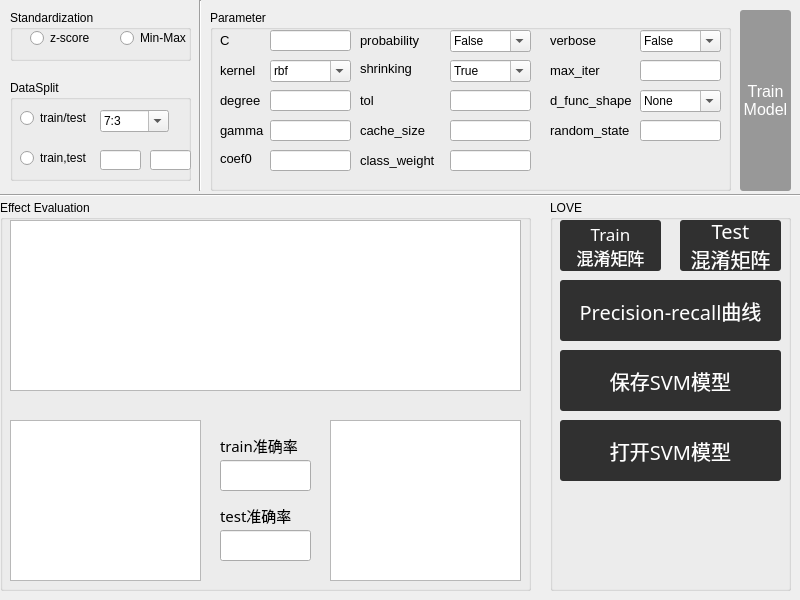
<?xml version="1.0" encoding="UTF-8"?>
<ui version="4.0">
 <class>Dialog</class>
 <widget class="QDialog" name="Dialog">
  <property name="geometry">
   <rect>
    <x>0</x>
    <y>0</y>
    <width>800</width>
    <height>600</height>
   </rect>
  </property>
  <property name="minimumSize">
   <size>
    <width>800</width>
    <height>600</height>
   </size>
  </property>
  <property name="maximumSize">
   <size>
    <width>800</width>
    <height>600</height>
   </size>
  </property>
  <property name="windowTitle">
   <string>DT Classifier</string>
  </property>
  <widget class="QPushButton" name="svm_action">
   <property name="geometry">
    <rect>
     <x>740</x>
     <y>10</y>
     <width>51</width>
     <height>181</height>
    </rect>
   </property>
   <property name="font">
    <font>
     <pointsize>12</pointsize>
    </font>
   </property>
   <property name="styleSheet">
    <string notr="true">QPushButton { background-color:rgb(152, 152, 152); border-radius: 3px; color: rgb(255, 255, 255); } QPushButton:hover { background-color:rgb(91, 91, 136)}</string>
   </property>
   <property name="text">
    <string>Train
Model</string>
   </property>
  </widget>
  <widget class="Line" name="line">
   <property name="geometry">
    <rect>
     <x>0</x>
     <y>180</y>
     <width>801</width>
     <height>31</height>
    </rect>
   </property>
   <property name="orientation">
    <enum>Qt::Horizontal</enum>
   </property>
  </widget>
  <widget class="QGroupBox" name="groupBox_3">
   <property name="geometry">
    <rect>
     <x>10</x>
     <y>10</y>
     <width>181</width>
     <height>51</height>
    </rect>
   </property>
   <property name="title">
    <string>Standardization</string>
   </property>
   <widget class="QRadioButton" name="s_radio_2">
    <property name="geometry">
     <rect>
      <x>110</x>
      <y>20</y>
      <width>71</width>
      <height>16</height>
     </rect>
    </property>
    <property name="text">
     <string>Min-Max</string>
    </property>
   </widget>
   <widget class="QRadioButton" name="s_radio_1">
    <property name="geometry">
     <rect>
      <x>20</x>
      <y>20</y>
      <width>89</width>
      <height>16</height>
     </rect>
    </property>
    <property name="text">
     <string>z-score</string>
    </property>
   </widget>
  </widget>
  <widget class="QGroupBox" name="groupBox_4">
   <property name="geometry">
    <rect>
     <x>10</x>
     <y>80</y>
     <width>181</width>
     <height>101</height>
    </rect>
   </property>
   <property name="title">
    <string>DataSplit</string>
   </property>
   <widget class="QRadioButton" name="d_radio_2">
    <property name="geometry">
     <rect>
      <x>10</x>
      <y>70</y>
      <width>81</width>
      <height>16</height>
     </rect>
    </property>
    <property name="text">
     <string>train,test</string>
    </property>
   </widget>
   <widget class="QRadioButton" name="d_radio_1">
    <property name="geometry">
     <rect>
      <x>10</x>
      <y>30</y>
      <width>89</width>
      <height>16</height>
     </rect>
    </property>
    <property name="text">
     <string>train/test</string>
    </property>
   </widget>
   <widget class="QLineEdit" name="train">
    <property name="geometry">
     <rect>
      <x>90</x>
      <y>70</y>
      <width>41</width>
      <height>20</height>
     </rect>
    </property>
   </widget>
   <widget class="QLineEdit" name="test">
    <property name="geometry">
     <rect>
      <x>140</x>
      <y>70</y>
      <width>41</width>
      <height>20</height>
     </rect>
    </property>
   </widget>
   <widget class="QComboBox" name="tt_box">
    <property name="geometry">
     <rect>
      <x>90</x>
      <y>30</y>
      <width>69</width>
      <height>22</height>
     </rect>
    </property>
    <property name="styleSheet">
     <string notr="true">QPushButton { background-color:rgb(152, 152, 152); border-radius: 3px; color: rgb(255, 255, 255); } QPushButton:hover { background-color:rgb(91, 91, 136)}</string>
    </property>
    <property name="editable">
     <bool>true</bool>
    </property>
    <item>
     <property name="text">
      <string>7:3</string>
     </property>
    </item>
    <item>
     <property name="text">
      <string>9:1</string>
     </property>
    </item>
    <item>
     <property name="text">
      <string>8:2</string>
     </property>
    </item>
    <item>
     <property name="text">
      <string>6:4</string>
     </property>
    </item>
    <item>
     <property name="text">
      <string>5:5</string>
     </property>
    </item>
   </widget>
  </widget>
  <widget class="Line" name="line_2">
   <property name="geometry">
    <rect>
     <x>190</x>
     <y>0</y>
     <width>20</width>
     <height>191</height>
    </rect>
   </property>
   <property name="font">
    <font>
     <pointsize>13</pointsize>
     <weight>50</weight>
     <bold>false</bold>
    </font>
   </property>
   <property name="lineWidth">
    <number>1</number>
   </property>
   <property name="orientation">
    <enum>Qt::Vertical</enum>
   </property>
  </widget>
  <widget class="QGroupBox" name="groupBox_2">
   <property name="geometry">
    <rect>
     <x>550</x>
     <y>200</y>
     <width>241</width>
     <height>391</height>
    </rect>
   </property>
   <property name="title">
    <string>LOVE</string>
   </property>
   <widget class="QPushButton" name="mm_Button02">
    <property name="geometry">
     <rect>
      <x>130</x>
      <y>20</y>
      <width>101</width>
      <height>51</height>
     </rect>
    </property>
    <property name="font">
     <font>
      <family>幼圆</family>
      <pointsize>15</pointsize>
     </font>
    </property>
    <property name="styleSheet">
     <string notr="true">QPushButton { background-color:rgb(48, 48, 48); border-radius: 3px; color: rgb(255, 255, 255); } QPushButton:hover { background-color:rgb(91, 91, 136)}</string>
    </property>
    <property name="text">
     <string>Test
混淆矩阵</string>
    </property>
   </widget>
   <widget class="QPushButton" name="roc_Button">
    <property name="geometry">
     <rect>
      <x>10</x>
      <y>80</y>
      <width>221</width>
      <height>61</height>
     </rect>
    </property>
    <property name="font">
     <font>
      <family>幼圆</family>
      <pointsize>15</pointsize>
     </font>
    </property>
    <property name="styleSheet">
     <string notr="true">QPushButton { background-color:rgb(48, 48, 48); border-radius: 3px; color: rgb(255, 255, 255); } QPushButton:hover { background-color:rgb(91, 91, 136)}</string>
    </property>
    <property name="text">
     <string>Precision-recall曲线</string>
    </property>
   </widget>
   <widget class="QPushButton" name="mm_Button01">
    <property name="geometry">
     <rect>
      <x>10</x>
      <y>20</y>
      <width>101</width>
      <height>51</height>
     </rect>
    </property>
    <property name="font">
     <font>
      <family>幼圆</family>
      <pointsize>13</pointsize>
     </font>
    </property>
    <property name="styleSheet">
     <string notr="true">QPushButton { background-color:rgb(48, 48, 48); border-radius: 3px; color: rgb(255, 255, 255); } QPushButton:hover { background-color:rgb(91, 91, 136)}</string>
    </property>
    <property name="text">
     <string>Train
混淆矩阵</string>
    </property>
   </widget>
   <widget class="QPushButton" name="dtp_Button">
    <property name="geometry">
     <rect>
      <x>10</x>
      <y>150</y>
      <width>221</width>
      <height>61</height>
     </rect>
    </property>
    <property name="font">
     <font>
      <family>幼圆</family>
      <pointsize>15</pointsize>
     </font>
    </property>
    <property name="styleSheet">
     <string notr="true">QPushButton { background-color:rgb(48, 48, 48); border-radius: 3px; color: rgb(255, 255, 255); } QPushButton:hover { background-color:rgb(91, 91, 136)}</string>
    </property>
    <property name="text">
     <string>保存SVM模型</string>
    </property>
   </widget>
   <widget class="QPushButton" name="open_button">
    <property name="geometry">
     <rect>
      <x>10</x>
      <y>220</y>
      <width>221</width>
      <height>61</height>
     </rect>
    </property>
    <property name="font">
     <font>
      <family>幼圆</family>
      <pointsize>15</pointsize>
     </font>
    </property>
    <property name="styleSheet">
     <string notr="true">QPushButton { background-color:rgb(48, 48, 48); border-radius: 3px; color: rgb(255, 255, 255); } QPushButton:hover { background-color:rgb(91, 91, 136)}</string>
    </property>
    <property name="text">
     <string>打开SVM模型</string>
    </property>
   </widget>
  </widget>
  <widget class="QGroupBox" name="groupBox">
   <property name="geometry">
    <rect>
     <x>0</x>
     <y>200</y>
     <width>531</width>
     <height>391</height>
    </rect>
   </property>
   <property name="title">
    <string>Effect Evaluation</string>
   </property>
   <widget class="QTableWidget" name="dtable01">
    <property name="geometry">
     <rect>
      <x>10</x>
      <y>20</y>
      <width>511</width>
      <height>171</height>
     </rect>
    </property>
   </widget>
   <widget class="QTableWidget" name="dtable02">
    <property name="geometry">
     <rect>
      <x>10</x>
      <y>220</y>
      <width>191</width>
      <height>161</height>
     </rect>
    </property>
   </widget>
   <widget class="QTableWidget" name="dtable03">
    <property name="geometry">
     <rect>
      <x>330</x>
      <y>220</y>
      <width>191</width>
      <height>161</height>
     </rect>
    </property>
   </widget>
   <widget class="QLabel" name="label_2">
    <property name="geometry">
     <rect>
      <x>220</x>
      <y>230</y>
      <width>91</width>
      <height>31</height>
     </rect>
    </property>
    <property name="font">
     <font>
      <family>幼圆</family>
      <pointsize>11</pointsize>
     </font>
    </property>
    <property name="text">
     <string>train准确率</string>
    </property>
   </widget>
   <widget class="QLabel" name="label_3">
    <property name="geometry">
     <rect>
      <x>220</x>
      <y>300</y>
      <width>91</width>
      <height>31</height>
     </rect>
    </property>
    <property name="font">
     <font>
      <family>幼圆</family>
      <pointsize>11</pointsize>
     </font>
    </property>
    <property name="text">
     <string>test准确率</string>
    </property>
   </widget>
   <widget class="QLineEdit" name="train_e">
    <property name="geometry">
     <rect>
      <x>220</x>
      <y>260</y>
      <width>91</width>
      <height>31</height>
     </rect>
    </property>
   </widget>
   <widget class="QLineEdit" name="test_e">
    <property name="geometry">
     <rect>
      <x>220</x>
      <y>330</y>
      <width>91</width>
      <height>31</height>
     </rect>
    </property>
   </widget>
  </widget>
  <widget class="QGroupBox" name="groupBox_6">
   <property name="geometry">
    <rect>
     <x>210</x>
     <y>10</y>
     <width>521</width>
     <height>181</height>
    </rect>
   </property>
   <property name="title">
    <string>Parameter</string>
   </property>
   <widget class="QLabel" name="label_4">
    <property name="geometry">
     <rect>
      <x>150</x>
      <y>110</y>
      <width>71</width>
      <height>21</height>
     </rect>
    </property>
    <property name="font">
     <font>
      <pointsize>10</pointsize>
     </font>
    </property>
    <property name="text">
     <string>cache_size </string>
    </property>
   </widget>
   <widget class="QLabel" name="label_5">
    <property name="geometry">
     <rect>
      <x>150</x>
      <y>20</y>
      <width>81</width>
      <height>21</height>
     </rect>
    </property>
    <property name="font">
     <font>
      <pointsize>10</pointsize>
     </font>
    </property>
    <property name="text">
     <string>probability </string>
    </property>
   </widget>
   <widget class="QLabel" name="label_6">
    <property name="geometry">
     <rect>
      <x>10</x>
      <y>110</y>
      <width>91</width>
      <height>21</height>
     </rect>
    </property>
    <property name="font">
     <font>
      <pointsize>10</pointsize>
     </font>
    </property>
    <property name="text">
     <string>gamma</string>
    </property>
   </widget>
   <widget class="QLineEdit" name="ga_edit">
    <property name="geometry">
     <rect>
      <x>60</x>
      <y>110</y>
      <width>81</width>
      <height>21</height>
     </rect>
    </property>
   </widget>
   <widget class="QLineEdit" name="de_edit">
    <property name="geometry">
     <rect>
      <x>60</x>
      <y>80</y>
      <width>81</width>
      <height>21</height>
     </rect>
    </property>
   </widget>
   <widget class="QLabel" name="label">
    <property name="geometry">
     <rect>
      <x>150</x>
      <y>50</y>
      <width>71</width>
      <height>16</height>
     </rect>
    </property>
    <property name="font">
     <font>
      <pointsize>10</pointsize>
     </font>
    </property>
    <property name="text">
     <string>shrinking</string>
    </property>
   </widget>
   <widget class="QComboBox" name="ve_box">
    <property name="geometry">
     <rect>
      <x>430</x>
      <y>20</y>
      <width>81</width>
      <height>22</height>
     </rect>
    </property>
    <property name="styleSheet">
     <string notr="true">QPushButton { background-color:rgb(152, 152, 152); border-radius: 3px; color: rgb(255, 255, 255); } QPushButton:hover { background-color:rgb(91, 91, 136)}</string>
    </property>
    <property name="editable">
     <bool>true</bool>
    </property>
    <item>
     <property name="text">
      <string>False</string>
     </property>
    </item>
    <item>
     <property name="text">
      <string>True</string>
     </property>
    </item>
   </widget>
   <widget class="QLabel" name="label_7">
    <property name="geometry">
     <rect>
      <x>10</x>
      <y>80</y>
      <width>71</width>
      <height>21</height>
     </rect>
    </property>
    <property name="font">
     <font>
      <pointsize>10</pointsize>
     </font>
    </property>
    <property name="text">
     <string>degree</string>
    </property>
   </widget>
   <widget class="QLabel" name="label_8">
    <property name="geometry">
     <rect>
      <x>150</x>
      <y>140</y>
      <width>91</width>
      <height>21</height>
     </rect>
    </property>
    <property name="font">
     <font>
      <pointsize>10</pointsize>
     </font>
    </property>
    <property name="text">
     <string>class_weight</string>
    </property>
   </widget>
   <widget class="QLabel" name="label_9">
    <property name="geometry">
     <rect>
      <x>150</x>
      <y>80</y>
      <width>31</width>
      <height>21</height>
     </rect>
    </property>
    <property name="font">
     <font>
      <pointsize>10</pointsize>
     </font>
    </property>
    <property name="text">
     <string>tol </string>
    </property>
   </widget>
   <widget class="QLabel" name="label_10">
    <property name="geometry">
     <rect>
      <x>10</x>
      <y>140</y>
      <width>91</width>
      <height>16</height>
     </rect>
    </property>
    <property name="font">
     <font>
      <pointsize>10</pointsize>
     </font>
    </property>
    <property name="text">
     <string>coef0 </string>
    </property>
   </widget>
   <widget class="QLabel" name="label_11">
    <property name="geometry">
     <rect>
      <x>10</x>
      <y>20</y>
      <width>61</width>
      <height>21</height>
     </rect>
    </property>
    <property name="font">
     <font>
      <pointsize>10</pointsize>
     </font>
    </property>
    <property name="text">
     <string>C</string>
    </property>
   </widget>
   <widget class="QLabel" name="label_12">
    <property name="geometry">
     <rect>
      <x>10</x>
      <y>50</y>
      <width>71</width>
      <height>21</height>
     </rect>
    </property>
    <property name="font">
     <font>
      <pointsize>10</pointsize>
     </font>
    </property>
    <property name="text">
     <string>kernel</string>
    </property>
   </widget>
   <widget class="QComboBox" name="ke_box">
    <property name="geometry">
     <rect>
      <x>60</x>
      <y>50</y>
      <width>81</width>
      <height>22</height>
     </rect>
    </property>
    <property name="styleSheet">
     <string notr="true">QPushButton { background-color:rgb(152, 152, 152); border-radius: 3px; color: rgb(255, 255, 255); } QPushButton:hover { background-color:rgb(91, 91, 136)}</string>
    </property>
    <property name="editable">
     <bool>true</bool>
    </property>
    <item>
     <property name="text">
      <string>rbf</string>
     </property>
    </item>
    <item>
     <property name="text">
      <string>linear</string>
     </property>
    </item>
    <item>
     <property name="text">
      <string>poly</string>
     </property>
    </item>
    <item>
     <property name="text">
      <string>sigmoid</string>
     </property>
    </item>
   </widget>
   <widget class="QLabel" name="label_13">
    <property name="geometry">
     <rect>
      <x>340</x>
      <y>20</y>
      <width>61</width>
      <height>21</height>
     </rect>
    </property>
    <property name="font">
     <font>
      <pointsize>10</pointsize>
     </font>
    </property>
    <property name="text">
     <string>verbose </string>
    </property>
   </widget>
   <widget class="QLineEdit" name="to_edit">
    <property name="geometry">
     <rect>
      <x>240</x>
      <y>80</y>
      <width>81</width>
      <height>21</height>
     </rect>
    </property>
   </widget>
   <widget class="QLineEdit" name="ca_edit">
    <property name="geometry">
     <rect>
      <x>240</x>
      <y>110</y>
      <width>81</width>
      <height>21</height>
     </rect>
    </property>
   </widget>
   <widget class="QLineEdit" name="cl_edit">
    <property name="geometry">
     <rect>
      <x>240</x>
      <y>140</y>
      <width>81</width>
      <height>21</height>
     </rect>
    </property>
   </widget>
   <widget class="QLabel" name="label_14">
    <property name="geometry">
     <rect>
      <x>340</x>
      <y>50</y>
      <width>61</width>
      <height>21</height>
     </rect>
    </property>
    <property name="font">
     <font>
      <pointsize>10</pointsize>
     </font>
    </property>
    <property name="text">
     <string>max_iter</string>
    </property>
   </widget>
   <widget class="QLabel" name="label_15">
    <property name="geometry">
     <rect>
      <x>340</x>
      <y>80</y>
      <width>91</width>
      <height>21</height>
     </rect>
    </property>
    <property name="font">
     <font>
      <pointsize>10</pointsize>
     </font>
    </property>
    <property name="text">
     <string>d_func_shape</string>
    </property>
   </widget>
   <widget class="QLabel" name="label_16">
    <property name="geometry">
     <rect>
      <x>340</x>
      <y>110</y>
      <width>91</width>
      <height>21</height>
     </rect>
    </property>
    <property name="font">
     <font>
      <pointsize>10</pointsize>
     </font>
    </property>
    <property name="text">
     <string>random_state</string>
    </property>
   </widget>
   <widget class="QLineEdit" name="c_edit">
    <property name="geometry">
     <rect>
      <x>60</x>
      <y>20</y>
      <width>81</width>
      <height>21</height>
     </rect>
    </property>
   </widget>
   <widget class="QLineEdit" name="co_edit">
    <property name="geometry">
     <rect>
      <x>60</x>
      <y>140</y>
      <width>81</width>
      <height>21</height>
     </rect>
    </property>
   </widget>
   <widget class="QComboBox" name="pr_box">
    <property name="geometry">
     <rect>
      <x>240</x>
      <y>20</y>
      <width>81</width>
      <height>22</height>
     </rect>
    </property>
    <property name="styleSheet">
     <string notr="true">QPushButton { background-color:rgb(152, 152, 152); border-radius: 3px; color: rgb(255, 255, 255); } QPushButton:hover { background-color:rgb(91, 91, 136)}</string>
    </property>
    <property name="editable">
     <bool>true</bool>
    </property>
    <item>
     <property name="text">
      <string>False</string>
     </property>
    </item>
    <item>
     <property name="text">
      <string>True</string>
     </property>
    </item>
   </widget>
   <widget class="QComboBox" name="sh_box">
    <property name="geometry">
     <rect>
      <x>240</x>
      <y>50</y>
      <width>81</width>
      <height>22</height>
     </rect>
    </property>
    <property name="styleSheet">
     <string notr="true">QPushButton { background-color:rgb(152, 152, 152); border-radius: 3px; color: rgb(255, 255, 255); } QPushButton:hover { background-color:rgb(91, 91, 136)}</string>
    </property>
    <property name="editable">
     <bool>true</bool>
    </property>
    <item>
     <property name="text">
      <string>True</string>
     </property>
    </item>
    <item>
     <property name="text">
      <string>False</string>
     </property>
    </item>
   </widget>
   <widget class="QLineEdit" name="ma_edit">
    <property name="geometry">
     <rect>
      <x>430</x>
      <y>50</y>
      <width>81</width>
      <height>21</height>
     </rect>
    </property>
   </widget>
   <widget class="QComboBox" name="df_box">
    <property name="geometry">
     <rect>
      <x>430</x>
      <y>80</y>
      <width>81</width>
      <height>22</height>
     </rect>
    </property>
    <property name="styleSheet">
     <string notr="true">QPushButton { background-color:rgb(152, 152, 152); border-radius: 3px; color: rgb(255, 255, 255); } QPushButton:hover { background-color:rgb(91, 91, 136)}</string>
    </property>
    <property name="editable">
     <bool>true</bool>
    </property>
    <item>
     <property name="text">
      <string>None</string>
     </property>
    </item>
    <item>
     <property name="text">
      <string>ovo</string>
     </property>
    </item>
    <item>
     <property name="text">
      <string>ovr</string>
     </property>
    </item>
   </widget>
   <widget class="QLineEdit" name="rs_edit">
    <property name="geometry">
     <rect>
      <x>430</x>
      <y>110</y>
      <width>81</width>
      <height>21</height>
     </rect>
    </property>
   </widget>
  </widget>
 </widget>
 <resources/>
 <connections/>
</ui>
